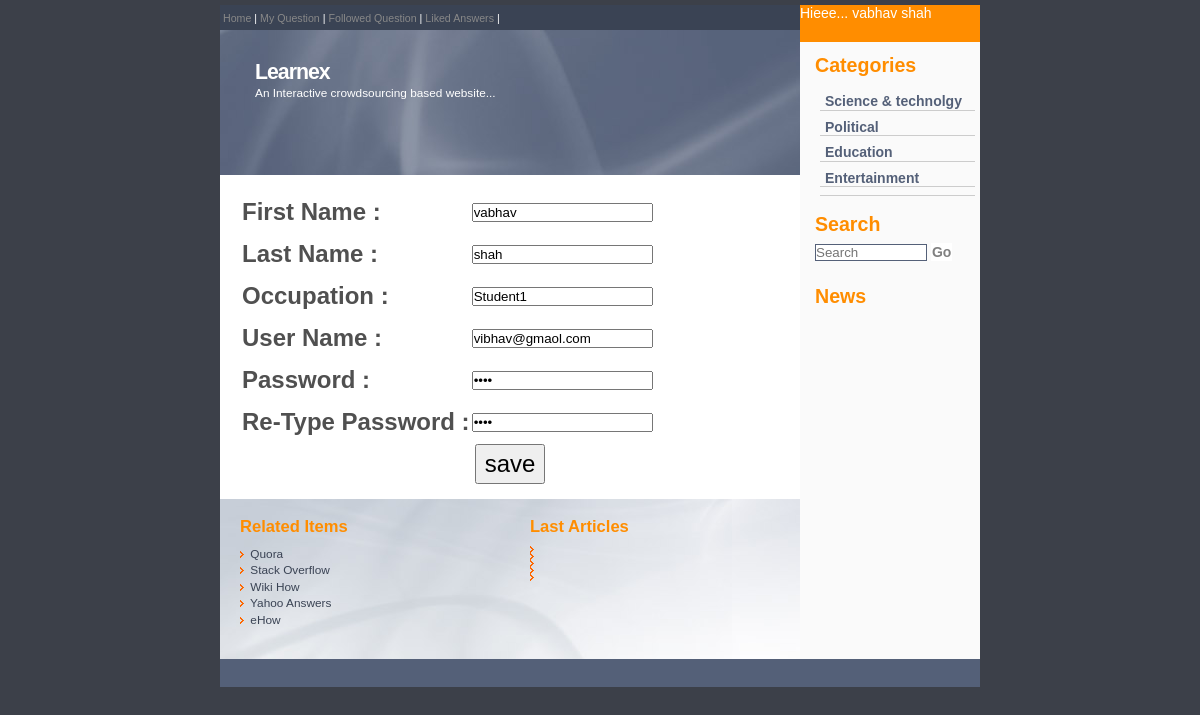
The app's page /setting.php (signed in) with its own data.
### tables this page shows
CREATE TABLE IF NOT EXISTS `userdetails` (
`user_id` int(11) NOT NULL,
  `first_name` varchar(30) NOT NULL,
  `last_name` varchar(30) NOT NULL,
  `contact_no` varchar(11) NOT NULL,
  `email_id` varchar(30) NOT NULL,
  `address` varchar(1000) NOT NULL,
  `user_name` varchar(30) NOT NULL,
  `password` varchar(20) NOT NULL,
  `last_login` varchar(100) NOT NULL,
  `status` tinyint(1) NOT NULL,
  `insert_date` varchar(30) NOT NULL,
  `insert_by` varchar(30) NOT NULL,
  `update_date` varchar(30) NOT NULL,
  `update_by` varchar(30) NOT NULL
);

### setting.php (the view, shortened to what this page needs)
<?php
include "imports/header.php";
?>
 <div class="menu">
      <h2>Categories</h2>
      <div class="nav">
        <ul>
          <li><a href="science.php">Science & technolgy</a></li>
          <li><a href="politics.php">Political</a></li>
          <li><a href="edu.php">Education</a></li>
		  <li><a href="ent.php">Entertainment</a></li>
          <li><a href="#"></a></li>
        </ul>
      </div>
      <h2>Search</h2>
      <form action="search.php" >
        <div class="search">
          <input type="text" placeholder="Search" name="search" class="text" />
          <input type="submit" value="Go" name="submit" class="searchbutton" />
          <br />
        </div>
      </form>
      <br />
      <h2>News</h2>
      <br />
    </div>
  </div>
  <div class="lside">
    <div class="topmenu"> &nbsp;<a href="index.php">Home</a> | <a href="myques.php">My Question</a> | <a href="followed.php">Followed Question</a> | <a href="liked.php">Liked Answers</a> | </div>
    <div class="header">
      <div class="padding">
        <div class="citation"></div>
          <h1>Learnex</h1>
		     An Interactive crowdsourcing based website...
      </div>
    </div>
     <div class="main">
     <?php
     	$querypr ="select u.* from userdetails u where  u.user_id = '".$_SESSION['u_id']."' ";
	$result=mysqli_query($con,$querypr);
	 if($row = @mysqli_fetch_assoc($result))
		 {
?><form action="dbProcess.php?option=setting" method="post">
     	<table style="font-size:24px; height:40">
<tr style="height:40px"><td><b>First Name : </td><td> <input type="text" name="fn" value="<?php echo $row['first_name']?>"></td></tr>
<tr style="height:40px"><td ><b>Last Name : </td><td> <input type="text" name="ln" value="<?php echo $row['last_name']?>"></td></tr>
<tr style="height:40px"><td ><b>Occupation : </td><td > <input type="text" name="oc" value="<?php echo $row['address']?>"></td></tr>
<tr style="height:40px"><td><b>User Name : </td><td> <input type="text" name="un" value="<?php echo $row['email_id']?>"></td></tr>
<tr style="height:40px"><td><b>Password : </td><td> <input type="password" name="pw"value="<?php echo $row['password']?>"></td></tr>
<tr style="height:40px"><td><b>Re-Type Password : </td><td> <input type="password" name="rpw" value="<?php echo $row['password']?>"></td></tr>
	</table>
	<center><input type="submit" value="save" style="height:40px; width:70px; font-size:24px"></center>
</form>
    <?php
}
include "imports/footer.php";
	  ?>

### style.css (style rules this page uses)
ul li a { color:#DFD7DD; text-decoration:none; }
body { margin:5px 0; padding:0; font: 74% Arial, Sans-Serif; color:#FFF; line-height: 1.4em; background : #3C4049; }
.lside { background: #FFF; color: #000; width: 580px; float: left; }
.lside .topmenu { background: #3A4354; color: #FFF; width: 580px; height: 15px; padding: 5px 0 5px 0px; font-size: 90%; }
.lside .header { background: #546078 url(header.jpg) no-repeat; width: 580px; height: 145px; color: #FF8D00; }
.lside .header .padding { padding: 30px 0 0 35px; color: #FFF; }
.lside .header .citation { color : #EEE; font-size: 90%; padding: 70px 20px 15px 0; float: right; text-align: right; }
.lside .main { background: #FFF; color: #505050; padding: 15px 20px 15px 20px; }
.rside .menu { background: #FAFAFA; padding: 5px; color: #333; }
.rside .menu h2 { color: #FF8D00; padding-left: 10px; }
.rside .search { padding-left: 10px; }
.nav { clear: both; text-align: left; color: #7D8085; padding: 5px 0 0 0; }
.nav li { font-weight: bold; margin: 0 0 8px 0; padding: 0 0 0 5px; border-bottom: 1px solid #ccc; }
.nav li a { color: #546078; text-decoration: none; }
a { color: #888; background: inherit; text-decoration:none; }
h1 { padding:0; margin:0; color: #FFF; background: inherit;font: bold 1.8em Arial, Sans-Serif; letter-spacing: -1px; }
h2 { background-color: inherit; color:#FF8D00; font-size:140%; font-weight:bold; margin: 10px 0 10px 0; padding:0; }
ul { margin: 5px 0 20px 15px; padding : 0; list-style : none; }
li { list-style-type: none; color: #F29900; margin: 0 0 0px 0; padding: 0 0 0 0px; }
li a { color: #FFF; }
input.text { margin: 0; width: 110px; border: 1px solid #546078; background: #FFF; color: #808080; }
input.searchbutton { margin: 0; font-size: 100%; font-family: Arial, Sans-serif; border: none; background: #FFFFFF; color: #808080; padding: 1px; font-weight: bold; }
* { margin:0px; padding:0px; }
body { font-family:Tahoma, Geneva, sans-serif; }

### records on screen
userdetails: fn "vabhav", ln "shah", oc "Student1", un "vibhav@gmaol.com"

### other values on screen
$_SESSION['user_name'] "vabhav shah"
